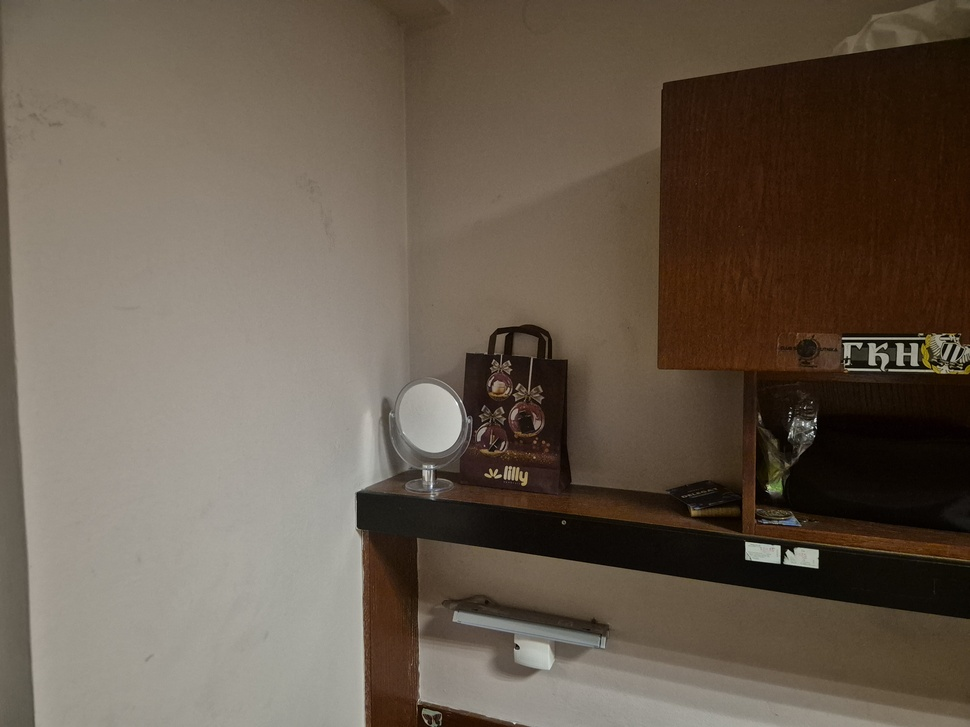
#> input picture panorama/levo3.jpg, 970 x 727 px, shrunk from 4000 x 3000 before the run
$ jupyter execute ppgr_domaci2_panorama.ipynb   (shell and % lines are left out)
#> lines starting #> are read from the running program, lines starting #| are printed output that depends on the picture
[cell 1]
# instalacija i ubacivanje potrebnih biblioteka

import sys
import cv2
import matplotlib.pyplot as plt
import numpy as np

[cell 2]
left_image_path = 'levo3.jpg'
right_image_path = 'desno3.jpg'

left_image = cv2.imread(left_image_path)
#> left_image is the input picture: shape (727, 970, 3); mean B, G, R 77.9, 91.4, 104
right_image = cv2.imread(right_image_path)
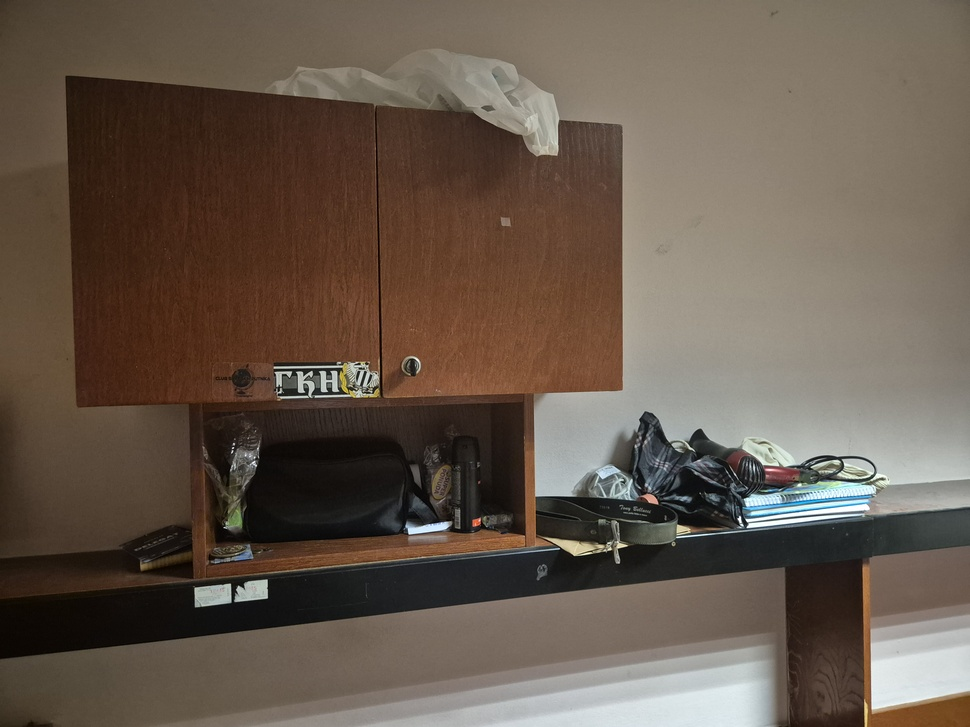
#> input picture panorama/desno3.jpg, 970 x 727 px, shrunk from 4000 x 3000 before the run
#> right_image is the input picture: shape (727, 970, 3); mean B, G, R 77, 89.2, 102.8

[cell 3]
# provera da li su slike uspesno ucitane

print(left_image.shape)
#| (727, 970, 3)
print(right_image.shape)
#| (727, 970, 3)

[cell 4]
# SIFT algoritam je najbolje radi sa slikama u nijansama sive
left_image_gray = cv2.cvtColor(left_image, cv2.COLOR_BGR2GRAY)
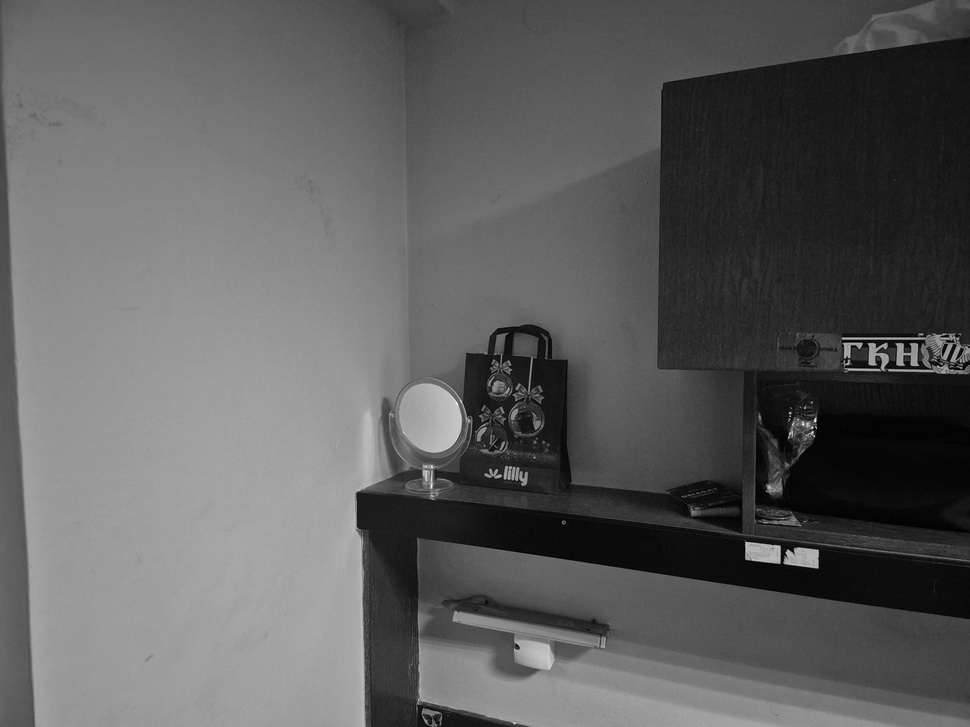
#> left_image_gray: shape (727, 970); min 0, max 255, mean 93.6
right_image_gray = cv2.cvtColor(right_image, cv2.COLOR_BGR2GRAY)
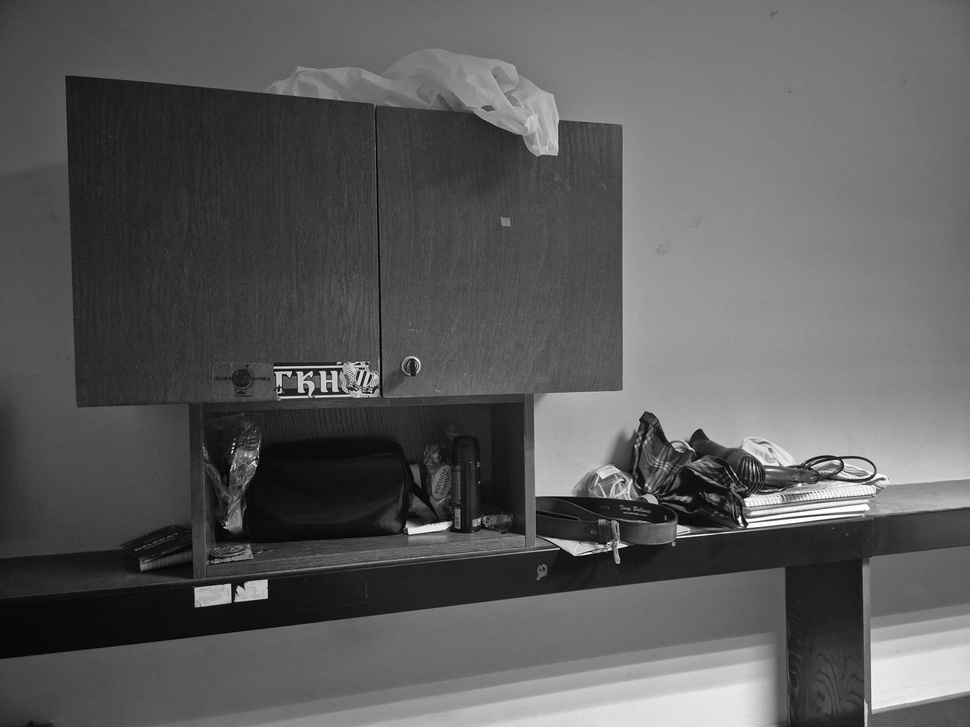
#> right_image_gray: shape (727, 970); min 1, max 255, mean 91.9

# konverzija u RGB format, jer cv2 ucitava slike u BGR formatu
left_image_rgb = cv2.cvtColor(left_image, cv2.COLOR_BGR2RGB)
right_image_rgb = cv2.cvtColor(right_image, cv2.COLOR_BGR2RGB)

[cell 5]
# preko SIFT algoritma odredjujemo kljucne tacke i njihove deskriptore na svakoj slici

sift = cv2.SIFT_create()

kp1, des1 = sift.detectAndCompute(left_image_gray, None)
#> kp1 = 497 keypoints; strongest (x, y, size): (815, 420, 2.1), (843, 338, 1.9), (885, 346, 3.5), (890, 370, 1.9)
kp2, des2 = sift.detectAndCompute(right_image_gray, None)
#> kp2 = 767 keypoints; strongest (x, y, size): (739, 519, 2.8), (747, 520, 2.3), (443, 526, 6.3), (256, 590, 15.1)

print(f"Ključnih tačaka na prvoj slici: {len(kp1)}")
#| Ključnih tačaka na prvoj slici: 497
print(f"Format deskriptora prve slike je velika matrica formata {des1.shape}")
#| Format deskriptora prve slike je velika matrica formata (497, 128)
print(f"Ključnih tačaka na drugoj slici: {len(kp2)}")
#| Ključnih tačaka na drugoj slici: 767
print(f"Format deskriptora druge slike je takodje velika matrica formata {des2.shape}")
#| Format deskriptora druge slike je takodje velika matrica formata (767, 128)

[cell 6]
# preko Brute Force Matcher-a odredjujemo podudaranja kljucnih tacaka

bf = cv2.BFMatcher(cv2.NORM_L2, crossCheck=False)
matches = bf.knnMatch(des1, des2, k=2)
#> matches = 497 matches
good_matches = []

for m, n in matches:
  if m.distance < 0.5*n.distance:
    good_matches.append(m)
#> after the loop, good_matches = 43 matches

print(f"Ukupno podudaranja: {len(matches)}")
#| Ukupno podudaranja: 497
print(f"Dobrih podudaranja nakon testa količnika: {len(good_matches)}")
#| Dobrih podudaranja nakon testa količnika: 43

[cell 7]
img_matches = cv2.drawMatchesKnn(left_image_rgb, kp1, right_image_rgb, kp2, [good_matches], None, flags=cv2.DrawMatchesFlags_NOT_DRAW_SINGLE_POINTS)
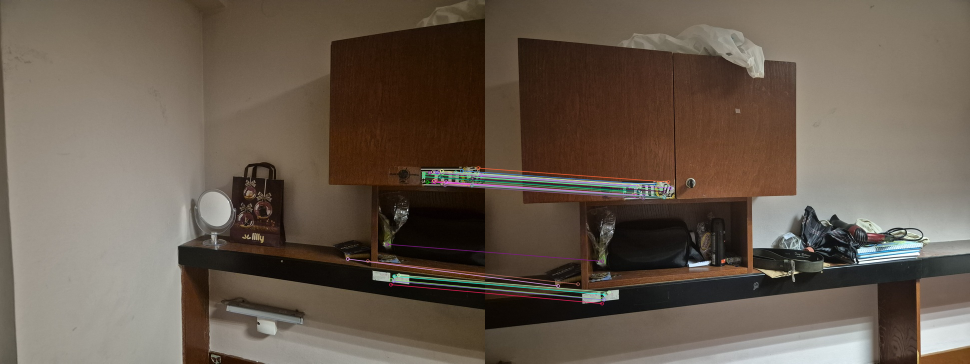
#> img_matches: shape (727, 1940, 3) (shown at 1/2 size); mean R, G, B 104.1, 91.2, 78.7

plt.figure(figsize=(20,10))
plt.imshow(img_matches)
plt.title("Dobra SIFT podudaranja")
plt.axis('off')
plt.show()

[cell 8]
src_pts = np.float32([kp1[m.queryIdx].pt for m in good_matches])
#> src_pts = 43 pairs, first value 695.1 to 961.4, second value 335.8 to 568.8
dst_pts = np.float32([kp2[m.trainIdx].pt for m in good_matches])
#> dst_pts = 43 pairs, first value 145.9 to 370.6, second value 363.6 to 606.6

[cell 9]
H, mask = cv2.findHomography(dst_pts, src_pts, cv2.RANSAC, 5)
#> H = [[0.287, -0.0506, 616], [-0.234, 0.807, 39.23], [-0.000736, 1.04e-05, 1]]; mask = 43 values, max 1 at index 0, min 0 at index 2, mean 0.953

[cell 10]
h1, w1 = left_image_rgb.shape[:2]
#> h1 = 727; w1 = 970
h2, w2 = right_image_rgb.shape[:2]
#> h2 = 727; w2 = 970

output_width = w1 + w2
#> output_width = 1940
output_height = max(h1, h2)
#> output_height = 727
output_size = (output_width, output_height)
#> output_size = (1940, 727)

warped_image_right = cv2.warpPerspective(right_image_rgb, H, output_size)
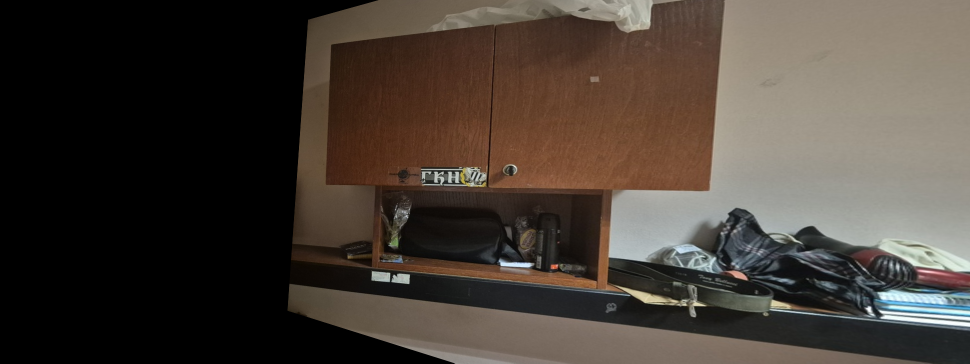
#> warped_image_right: shape (727, 1940, 3) (shown at 1/2 size); mean R, G, B 70.4, 61.8, 54.1

[cell 11]
panorama = np.zeros((output_height, output_width, 3), dtype=left_image_rgb.dtype)
panorama[0:h1, 0:w1] = left_image_rgb
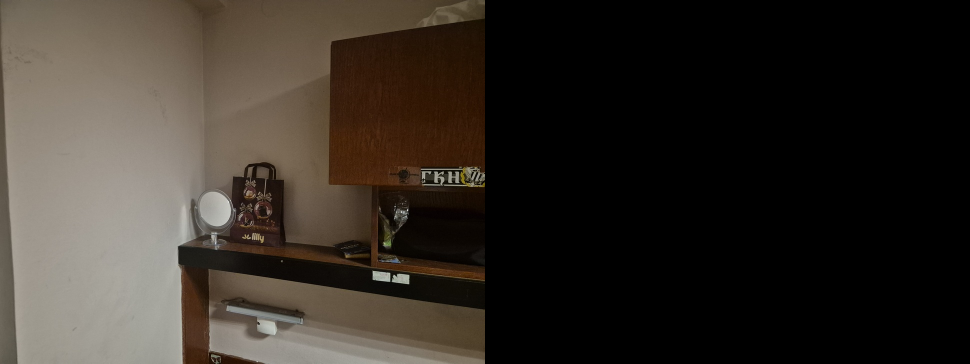
#> panorama: shape (727, 1940, 3) (shown at 1/2 size); mean R, G, B 52, 45.7, 38.9
panorama = cv2.addWeighted(panorama, 0.5, warped_image_right, 0.5, 0)
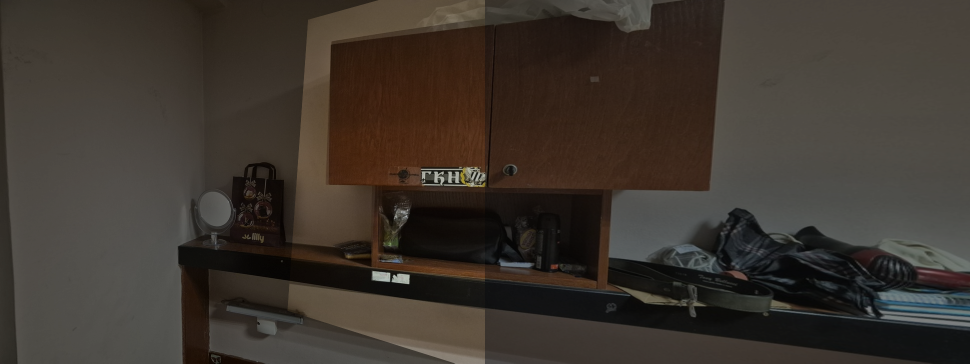
#> panorama: shape (727, 1940, 3) (shown at 1/2 size); mean R, G, B 61.2, 53.7, 46.5
